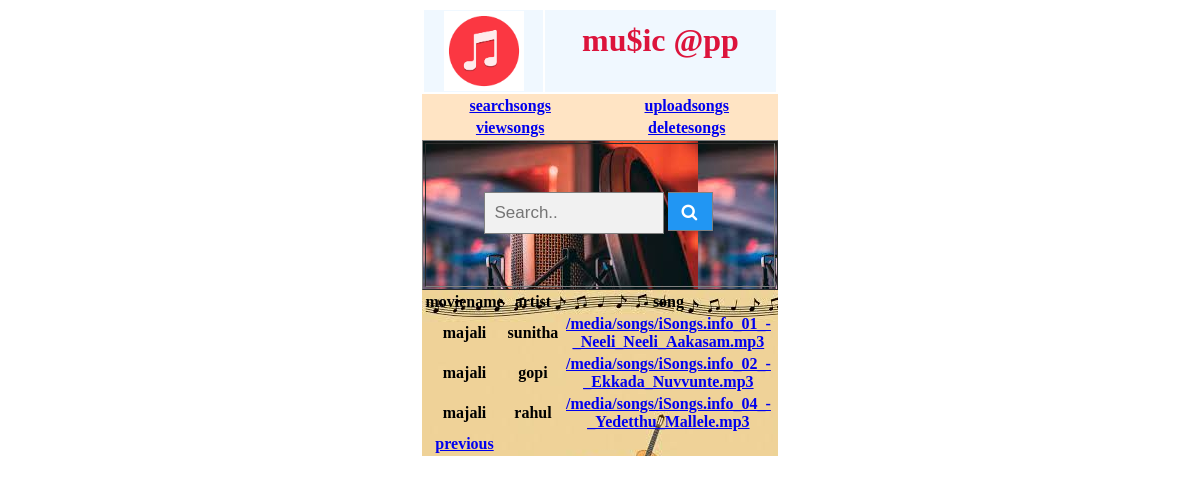
Screenshot of /moviename/?m=majali with the database file from the repository.
### app/models.py (models this page shows)
class UploadModel(models.Model):
    moviename=models.CharField(max_length=30)
    artist=models.CharField(max_length=30)
    song=models.FileField(upload_to='songs/')

### app/views.py (the view)
# urls.py: path("moviename/",views.MovieName.as_view(),name='moviename'),
class MovieName(View):
    def get(self, request):
        movie = request.GET.get("m")
        mn = UploadModel.objects.filter(moviename=movie)
        return render(request,"mpvienamesongs.html",{"mnsong":mn})
    pass

### templates/mpvienamesongs.html
{% include 'opensearchpage.html' %}
{% load static %}
<table align ="center" border="0" width="30%" style="background-image: url('{% static "images/argt.jpeg"%}')";>
    <tr>
        <th>moviename</th>
        <th>artist</th>
        <th>song</th>
    </tr>
    {% for x in mnsong %}
        <tr>
        <th>{{ x.moviename }}</th>
        <th>{{ x.artist }}</th>
        <th><a href="{% url 'playsong' %}?n={{ x.song.url }}"> {{ x.song.url }} </a></th>
        </tr>
    {% endfor %}
<tr>
    <th> <a href="{% url 'musichome' %}">previous</a></th>
</tr>
</table>

### templates/opensearchpage.html
{% extends 'commanhead.html' %}
{% load static %}
{% block mc %}
    {% include 'menu comman.html' %}
    <table align="center" border="1" width="30%" height="150px" style="background-image: url('{% static "images/mike2.jpeg"%}')";>
    <tr>
        <th>
            {% include 'serach.html' %}
        </th>
    </tr>
    </table>
{% endblock %}

### templates/commanhead.html
{% load static  %}
<table align="center" border="0" width="30%">
    <tr bgcolor="#f0f8ff">
        <th style="text-align: center">
            <img src="{% static 'images/mus.png' %}" width="80" height="80">
        </th>
        <th>
            <h1 style="color: crimson;text-align: center"> mu$ic @pp </h1>
        </th>
    </tr>
</table>
{%  block mc %}
{% endblock %}

### templates/menu comman.html (shortened to what this page needs)
<head>
</head>
<body>
<table width="30%" align="center" border="0" bgcolor="#ffe4c4" >
    <tr>
        <th> <a href="{% url 'searchsongs' %}"> searchsongs </a></th>
        <th> <a href="{% url 'upload' %}"> uploadsongs </a></th>
    </tr>
        <tr>
        <th> <a href="{% url 'viewsongs' %}"> viewsongs </a></th>
        <th> <a href="{% url 'deletesongs' %}"> deletesongs </a></th>
    </tr>
</table>
    </body>

### templates/serach.html (shortened to what this page needs)
<!DOCTYPE html>
<html>
<head>
<link rel="stylesheet" href="https://cdnjs.cloudflare.com/ajax/libs/font-awesome/4.7.0/css/font-awesome.min.css">
</head>
<body>
<form class="example" action="{% url 'search' %}" method="post"  style="margin:auto;max-width:300px">
  <input type="text" placeholder="Search.." name="search">
  <button type="submit"><i class="fa fa-search"></i></button>
</form>
</body>
</html>

### templates/menu comman.html (style rules this page uses)
th { font-family: silentreaction }

### rows the page displays
UploadModel: moviename "majali", artist "sunitha", song "/media/songs/iSongs.info_01_-_Neeli_Neeli_Aakasam.mp3"
UploadModel: moviename "majali", artist "gopi", song "/media/songs/iSongs.info_02_-_Ekkada_Nuvvunte.mp3"
UploadModel: moviename "majali", artist "rahul", song "/media/songs/iSongs.info_04_-_Yedetthu_Mallele.mp3"
